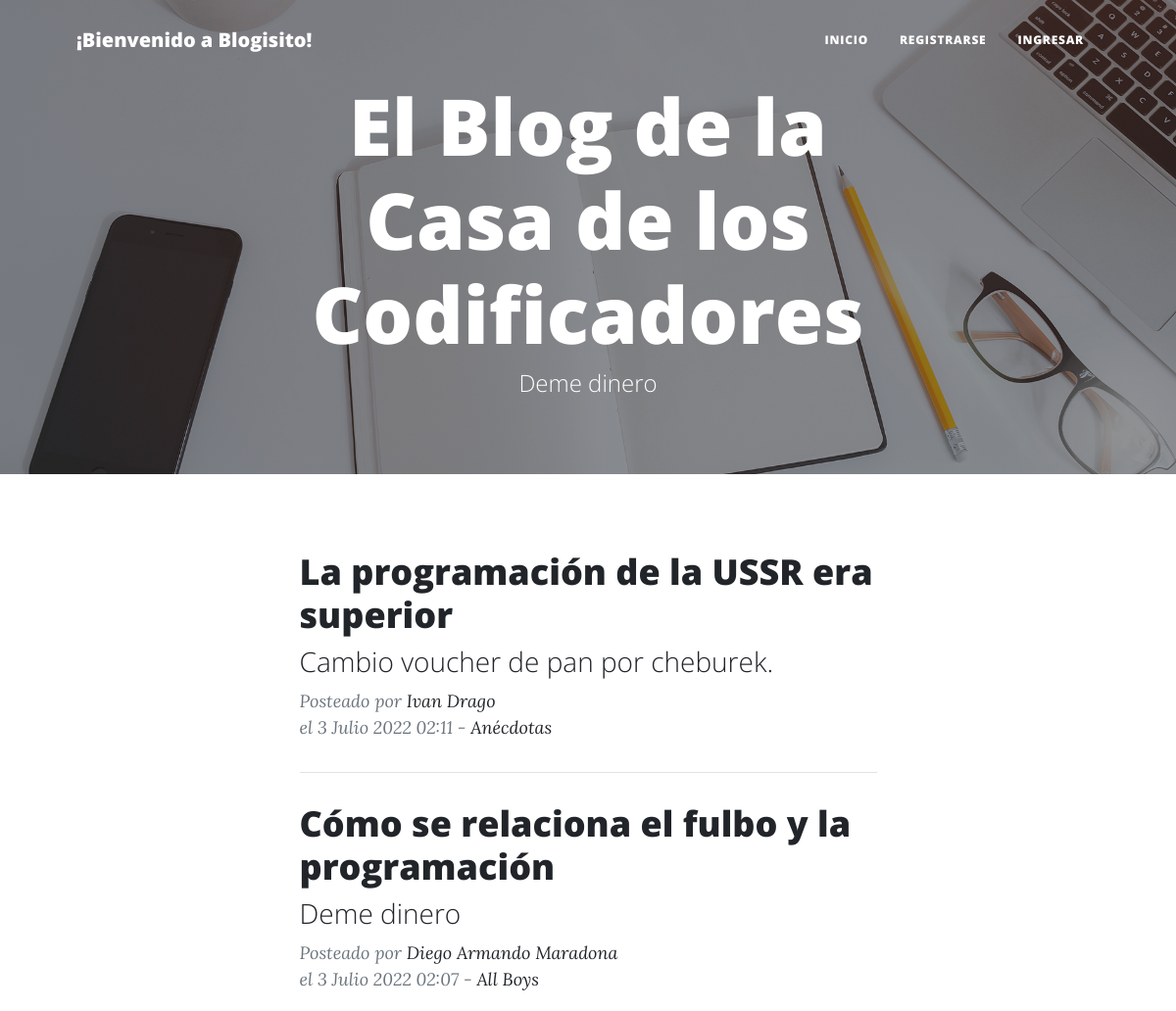
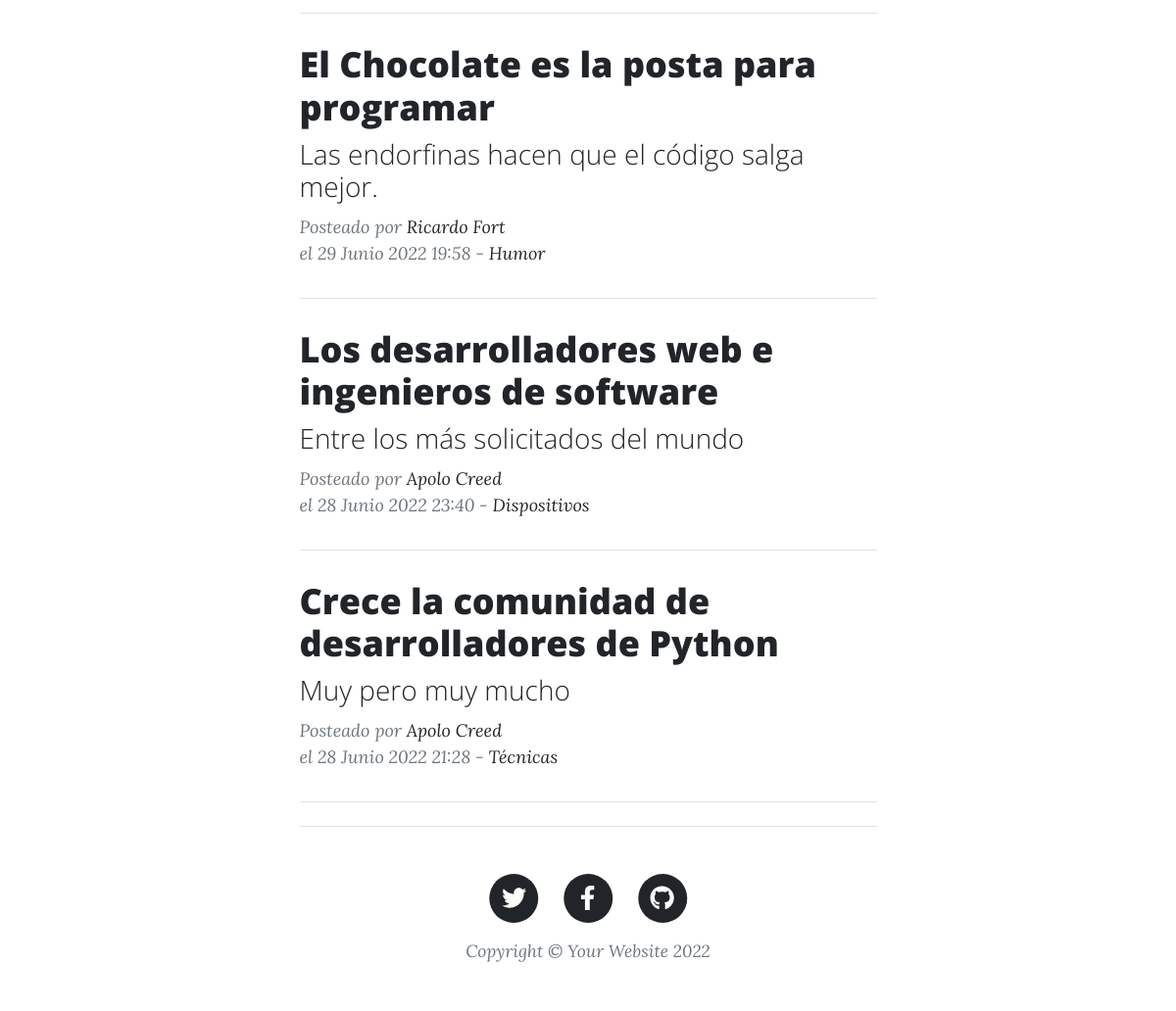
The page / on the database its author committed (2 pictures, top to bottom).
### app_blog/models.py (models this page shows, shortened)
class Posteo(models.Model):
    titulo = models.CharField(max_length=60)
    subtitulo = models.CharField(max_length=120)
    autor = models.ForeignKey(User, on_delete=models.CASCADE)
    fecha_publicacion = models.DateTimeField(auto_now_add=True)
    contenido = RichTextField(blank=True)
    imagen = models.ImageField(upload_to='images/')
    categoria = models.CharField(max_length=100, default='General')
    url = models.SlugField(max_length=264, unique=True)
    likes = models.ManyToManyField(User, related_name='like', blank=True)

### app_blog/views.py (the view)
# urls.py: path('', Home.as_view(), name='index'),
class Home(ListView):
    model = Posteo
    template_name = 'index.html'
    ordering = ['-fecha_publicacion']

### app_blog/templates/index.html (shortened to what this page needs)
{%extends 'main.html'%}
{%load static%}
{%block contenido%}
    <header class="index">
            <div class="container position-relative px-4 px-lg-5">
                <div class="row gx-4 gx-lg-5 justify-content-center">
                    <div class="col-md-10 col-lg-8 col-xl-7">
                        <div class="site-heading">
                            <h1>El Blog de la Casa de los Codificadores</h1>
                            <span class="subheading">Deme dinero</span>
                        </div>
                    </div>
                </div>
            </div>
        </header>
        <div class="container px-4 px-lg-5">
            <div class="row gx-4 gx-lg-5 justify-content-center">
                <div class="col-md-10 col-lg-8 col-xl-7">
                    {% for x in object_list %}
                    <div class="post-preview">
                        <a href="{% url 'post' x.url %}">
                            <h2 class="post-title"> {{ x.titulo }} </h2>
                            <h3 class="post-subtitle"> {{ x.subtitulo }} </h3>
                        </a>
                        <p class="post-meta">
                            Posteado por
                            <a href="{% url 'perfiles'%}">{{ x.autor.first_name }} {{ x.autor.last_name }}</a><br/>
                            el {{ x.fecha_publicacion }} - <a href="{% url 'categoria' x.categoria %} ">{{ x.categoria }}</a>
                        </p>
                        <hr class="my-4" />
                    {% endfor %}
                </div>
            </div>
        </div>
        <footer class="border-top">
            <div class="container px-4 px-lg-5">
                <div class="row gx-4 gx-lg-5 justify-content-center">
                    <div class="col-md-10 col-lg-8 col-xl-7">
                        <ul class="list-inline text-center">
                            <li class="list-inline-item">
                                <a href="#!">
                                    <span class="fa-stack fa-lg">
                                        <i class="fas fa-circle fa-stack-2x"></i>
                                        <i class="fab fa-twitter fa-stack-1x fa-inverse"></i>
                                    </span>
                                </a>
                            </li>
                            <li class="list-inline-item">
                                <a href="#!">
                                    <span class="fa-stack fa-lg">
                                        <i class="fas fa-circle fa-stack-2x"></i>
                                        <i class="fab fa-facebook-f fa-stack-1x fa-inverse"></i>
                                    </span>
                                </a>
                            </li>
                            <li class="list-inline-item">
                                <a href="#!">
                                    <span class="fa-stack fa-lg">
                                        <i class="fas fa-circle fa-stack-2x"></i>
                                        <i class="fab fa-github fa-stack-1x fa-inverse"></i>
                                    </span>
                                </a>
                            </li>
                        </ul>
                        <div class="small text-center text-muted fst-italic">Copyright &copy; Your Website 2022</div>
                    </div>
                </div>
            </div>
        </footer>
    </body>
</html>
{%endblock%}

### app_blog/templates/main.html (shortened to what this page needs)
<!DOCTYPE html>
{%load static%}
<html lang="en">
    <head>
        <link href="{% static 'app_blog/css/styles.css'%}" rel="stylesheet" />
    </head>
    <body>
        <nav class="navbar navbar-expand-lg navbar-light" id="mainNav">
            <div class="container px-4 px-lg-5">
                <a class="navbar-brand" href="{%url 'index'%}">¡Bienvenido a Blogisito!</a>
                <div class="collapse navbar-collapse" id="navbarResponsive">
                    <ul class="navbar-nav ms-auto py-4 py-lg-0">
                        {% if user.is_authenticated %}
                            <li class="nav-item"><a class="nav-link px-lg-3 py-3 py-lg-4" href="{%url 'index'%}">Inicio</a></li>
                            <li class="nav-item"><a class="nav-link px-lg-3 py-3 py-lg-4" href="{%url 'cargapost'%}">Cargar post</a></li>
                            <li class="nav-item"><a class="nav-link px-lg-3 py-3 py-lg-4" href="{%url 'cargacategoria'%}">Nueva categoría</a></li>
                            <li class="nav-item"><a class="nav-link px-lg-3 py-3 py-lg-4" href="{%url 'editar_perfil'%}">Editar perfil</a></li>
                            <li class="nav-item"><a class="nav-link px-lg-3 py-3 py-lg-4" href="{%url 'editar_perfil'%}">Conectado como {{ user }}</a></li>
                            <li class="nav-item"><a class="nav-link px-lg-3 py-3 py-lg-4" href="{%url 'logout'%}">Cerrar Sesión</a>
                            <li class="nav-item"><a class="nav-link px-lg-3 py-3 py-lg-4" href="{%url 'about'%}">About</a>
                        {% else %}
                            <li class="nav-item"><a class="nav-link px-lg-3 py-3 py-lg-4" href="{%url 'index'%}">Inicio</a></li>
                            <li class="nav-item"><a class="nav-link px-lg-3 py-3 py-lg-4" href="{%url 'registro'%}">Registrarse</a></li>
                            <li class="nav-item"><a class="nav-link px-lg-3 py-3 py-lg-4" href="{%url 'login'%}">Ingresar</a></li>
                        {% endif %}
                    </ul>
                </div>
            </div>
        </nav>
{%block contenido%}
{%endblock%}

### rows shown on the page
Posteo: titulo "La programación de la USSR era superior", subtitulo "Cambio voucher de pan por cheburek.", autor.first_name "Ivan", autor.last_name "Drago", fecha_publicacion "3 Julio 2022 02:11", categoria "Anécdotas"
Posteo: titulo "Cómo se relaciona el fulbo y la programación", subtitulo "Deme dinero", autor.first_name "Diego Armando", autor.last_name "Maradona", fecha_publicacion "3 Julio 2022 02:07", categoria "All Boys"
Posteo: titulo "El Chocolate es la posta para programar", subtitulo "Las endorfinas hacen que el código salga mejor.", autor.first_name "Ricardo", autor.last_name "Fort", fecha_publicacion "29 Junio 2022 19:58", categoria "Humor"
Posteo: titulo "Los desarrolladores web e ingenieros de software", subtitulo "Entre los más solicitados del mundo", autor.first_name "Apolo", autor.last_name "Creed", fecha_publicacion "28 Junio 2022 23:40", categoria "Dispositivos"
Posteo: titulo "Crece la comunidad de desarrolladores de Python", subtitulo "Muy pero muy mucho", autor.first_name "Apolo", autor.last_name "Creed", fecha_publicacion "28 Junio 2022 21:28", categoria "Técnicas"
